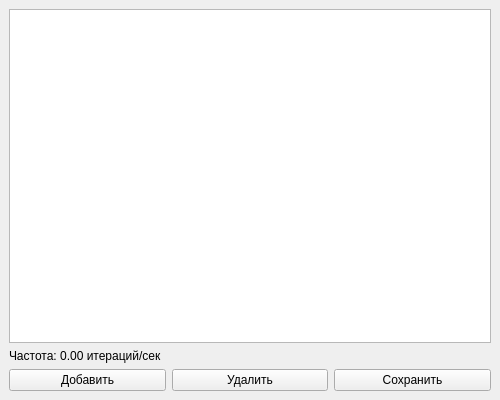
<?xml version="1.0" encoding="UTF-8"?>
<ui version="4.0">
 <class>MainWindow</class>
 <widget class="QMainWindow" name="MainWindow">
  <property name="geometry">
   <rect>
    <x>0</x>
    <y>0</y>
    <width>500</width>
    <height>400</height>
   </rect>
  </property>
  <property name="windowTitle">
   <string>Управление счетчиками</string>
  </property>
  <widget class="QWidget" name="centralWidget">
   <layout class="QVBoxLayout" name="verticalLayout">
    <item>
     <widget class="QTableView" name="tableView">
      <property name="selectionBehavior">
       <enum>QAbstractItemView::SelectRows</enum>
      </property>
     </widget>
    </item>
    <item>
     <widget class="QLabel" name="frequencyLabel">
      <property name="text">
       <string>Частота: 0.00 итераций/сек</string>
      </property>
     </widget>
    </item>
    <item>
     <layout class="QHBoxLayout" name="horizontalLayout">
      <item>
       <widget class="QPushButton" name="addButton">
        <property name="text">
         <string>Добавить</string>
        </property>
       </widget>
      </item>
      <item>
       <widget class="QPushButton" name="removeButton">
        <property name="text">
         <string>Удалить</string>
        </property>
       </widget>
      </item>
      <item>
       <widget class="QPushButton" name="saveButton">
        <property name="text">
         <string>Сохранить</string>
        </property>
       </widget>
      </item>
     </layout>
    </item>
   </layout>
  </widget>
 </widget>
 <resources/>
 <connections/>
</ui>
